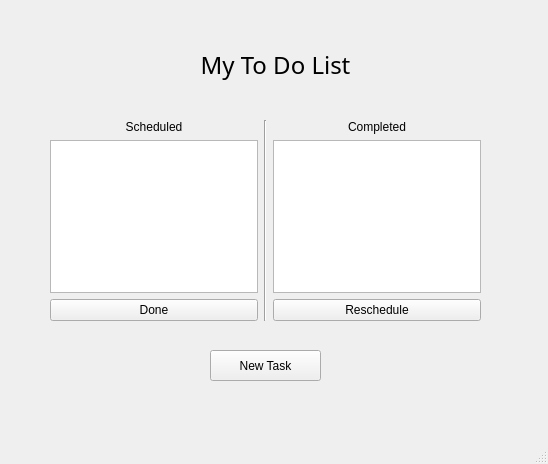
<?xml version="1.0" encoding="UTF-8"?>
<ui version="4.0">
 <class>MainWindow</class>
 <widget class="QMainWindow" name="MainWindow">
  <property name="geometry">
   <rect>
    <x>0</x>
    <y>0</y>
    <width>548</width>
    <height>464</height>
   </rect>
  </property>
  <property name="windowTitle">
   <string>MainWindow</string>
  </property>
  <widget class="QWidget" name="centralwidget">
   <widget class="QLabel" name="label">
    <property name="geometry">
     <rect>
      <x>160</x>
      <y>40</y>
      <width>231</width>
      <height>51</height>
     </rect>
    </property>
    <property name="sizePolicy">
     <sizepolicy hsizetype="Preferred" vsizetype="Preferred">
      <horstretch>0</horstretch>
      <verstretch>0</verstretch>
     </sizepolicy>
    </property>
    <property name="maximumSize">
     <size>
      <width>16777215</width>
      <height>210</height>
     </size>
    </property>
    <property name="font">
     <font>
      <family>Tempus Sans ITC</family>
      <pointsize>18</pointsize>
     </font>
    </property>
    <property name="text">
     <string>My To Do List</string>
    </property>
    <property name="textFormat">
     <enum>Qt::RichText</enum>
    </property>
    <property name="scaledContents">
     <bool>false</bool>
    </property>
    <property name="alignment">
     <set>Qt::AlignCenter</set>
    </property>
   </widget>
   <widget class="QPushButton" name="pushButton_3">
    <property name="geometry">
     <rect>
      <x>210</x>
      <y>350</y>
      <width>111</width>
      <height>31</height>
     </rect>
    </property>
    <property name="text">
     <string>New Task</string>
    </property>
   </widget>
   <widget class="QWidget" name="">
    <property name="geometry">
     <rect>
      <x>50</x>
      <y>120</y>
      <width>431</width>
      <height>201</height>
     </rect>
    </property>
    <layout class="QHBoxLayout" name="horizontalLayout">
     <item>
      <layout class="QVBoxLayout" name="verticalLayout">
       <item>
        <widget class="QLabel" name="label_2">
         <property name="layoutDirection">
          <enum>Qt::LeftToRight</enum>
         </property>
         <property name="text">
          <string>Scheduled</string>
         </property>
         <property name="alignment">
          <set>Qt::AlignCenter</set>
         </property>
        </widget>
       </item>
       <item>
        <widget class="QListWidget" name="listWidget"/>
       </item>
       <item>
        <widget class="QPushButton" name="pushButton">
         <property name="text">
          <string>Done</string>
         </property>
        </widget>
       </item>
      </layout>
     </item>
     <item>
      <widget class="Line" name="line">
       <property name="orientation">
        <enum>Qt::Vertical</enum>
       </property>
      </widget>
     </item>
     <item>
      <layout class="QVBoxLayout" name="verticalLayout_2">
       <item>
        <widget class="QLabel" name="label_3">
         <property name="text">
          <string>Completed</string>
         </property>
         <property name="alignment">
          <set>Qt::AlignCenter</set>
         </property>
        </widget>
       </item>
       <item>
        <widget class="QListWidget" name="listWidget_2"/>
       </item>
       <item>
        <widget class="QPushButton" name="pushButton_2">
         <property name="text">
          <string>Reschedule</string>
         </property>
        </widget>
       </item>
      </layout>
     </item>
    </layout>
   </widget>
  </widget>
  <widget class="QMenuBar" name="menubar">
   <property name="geometry">
    <rect>
     <x>0</x>
     <y>0</y>
     <width>548</width>
     <height>22</height>
    </rect>
   </property>
  </widget>
  <widget class="QStatusBar" name="statusbar"/>
 </widget>
 <resources/>
 <connections/>
</ui>
